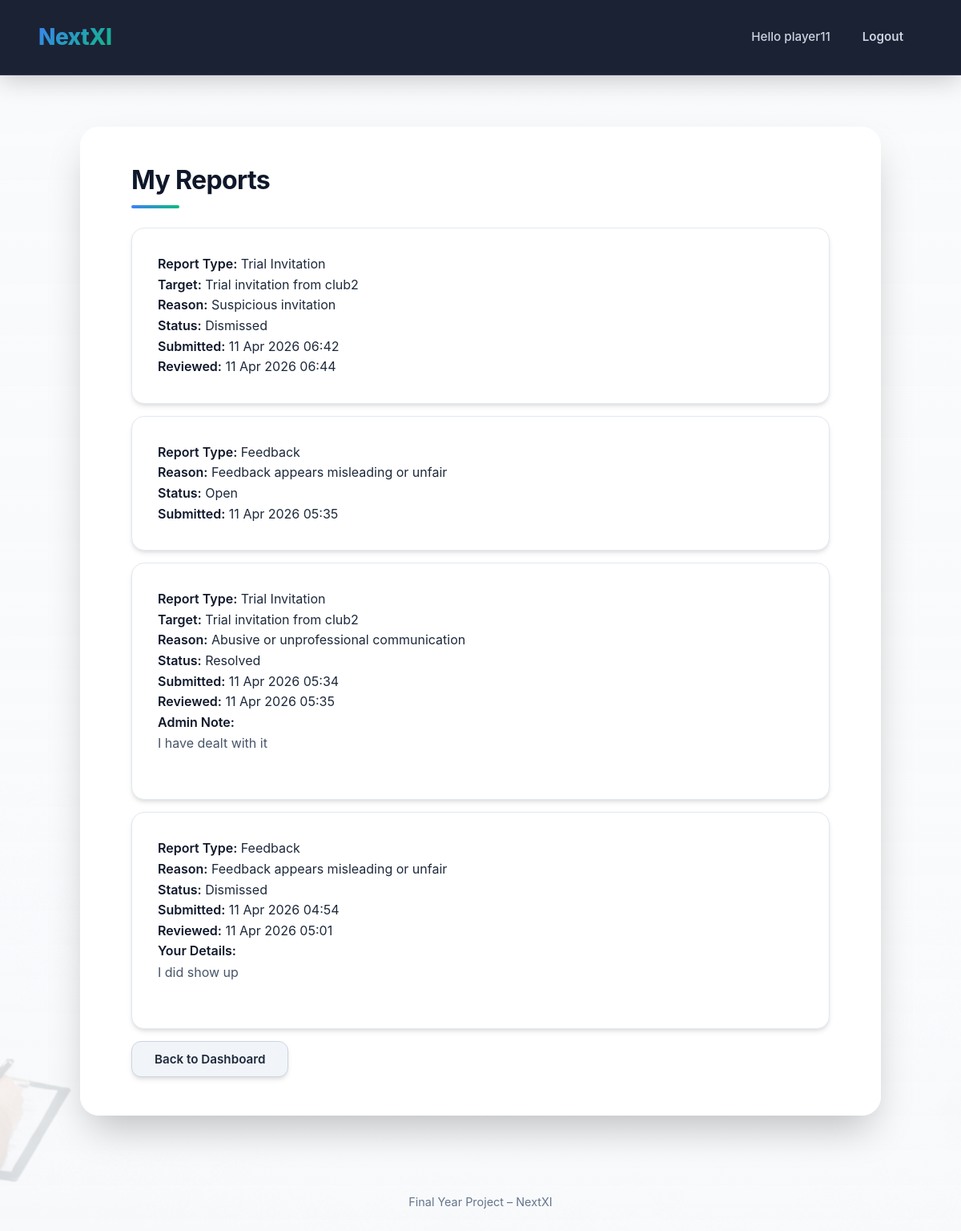
The app's page /my-reports/ (signed in) with its own data.
### core/models.py (models this page shows, shortened)
class Report(models.Model):
    REPORT_TYPE_CHOICES = [
        ("trial_invitation", "Trial Invitation"),
        ("feedback", "Feedback"),
        ("player_profile", "Player Profile"),
    ]
    STATUS_CHOICES = [
        ("open", "Open"),
        ("resolved", "Resolved"),
        ("dismissed", "Dismissed"),
    ]
    REASON_CHOICES = [
        ("suspicious_invitation", "Suspicious invitation"),
        ("inappropriate_trial_details", "Inappropriate trial details"),
        ("suspected_fake_club", "Suspected fake club"),
        ("abusive_communication", "Abusive or unprofessional communication"),
        ("unfair_feedback", "Feedback appears misleading or unfair"),
        ("inappropriate_language", "Inappropriate language"),
        ("suspected_fake_profile", "Suspected fake profile"),
        ("misleading_profile", "Misleading player information"),
        ("inappropriate_profile_content", "Inappropriate profile content"),
        ("abusive_behaviour", "Abusive behaviour"),
        ("other", "Other"),
    ]
    reporter = models.ForeignKey(
        User,
        on_delete=models.CASCADE,
        related_name="submitted_reports"
    )
    resolver = models.ForeignKey(
        User,
        on_delete=models.SET_NULL,
        null=True,
        blank=True,
        related_name="resolved_reports"
    )
    report_type = models.CharField(max_length=30, choices=REPORT_TYPE_CHOICES)
    reason = models.CharField(max_length=40, choices=REASON_CHOICES)
    details = models.TextField(blank=True)
    trial_request = models.ForeignKey(
        TrialRequest,
        on_delete=models.SET_NULL,
        null=True,
        blank=True,
        related_name="reports"
    )
    feedback = models.ForeignKey(
        TrialFeedback,
        on_delete=models.SET_NULL,
        null=True,
        blank=True,
        related_name="reports"
    )
    reported_player = models.ForeignKey(
        Player,
        on_delete=models.SET_NULL,
        null=True,
        blank=True,
        related_name="reports_against"
    )
    status = models.CharField(max_length=20, choices=STATUS_CHOICES, default="open")
    admin_notes = models.TextField(blank=True)
    created_at = models.DateTimeField(auto_now_add=True)
    resolved_at = models.DateTimeField(null=True, blank=True)

class TrialRequest(models.Model):
    STATUS_CHOICES = [
        ("pending", "Pending"),
        ("accepted", "Accepted"),
        ("declined", "Declined"),
        ("completed", "Completed"),
    ]
    OUTCOME_CHOICES = [
        ("", "Not recorded"),
        ("offered", "Offered a place"),
        ("not_offered", "Not offered a place"),
        ("no_show", "Did not attend"),
    ]
    club = models.ForeignKey("Club", on_delete=models.CASCADE, related_name="trial_requests_sent")
    player = models.ForeignKey("Player", on_delete=models.CASCADE, related_name="trial_requests_received")
    trial_datetime = models.DateTimeField()
    location = models.CharField(max_length=255)
    notes = models.TextField(blank=True)
    status = models.CharField(max_length=20, choices=STATUS_CHOICES, default="pending")
    created_at = models.DateTimeField(auto_now_add=True)
    responded_at = models.DateTimeField(null=True, blank=True)
    attendance = models.BooleanField(null=True, blank=True)
    outcome = models.CharField(max_length=20, choices=OUTCOME_CHOICES, blank=True, default="")

class Club(models.Model):
    CLUB_DIVISIONS = [
        ("sunday_league", "Sunday League"),
        ("amateur", "Amateur"),
        ("semi_pro", "Semi-Professional"),
        ("academy", "Academy"),
        ("grassroots", "Grassroots"),
    ]
    CONTACT_PREFERENCES = [
        ("email", "Email"),
        ("phone", "Phone"),
    ]
    user = models.OneToOneField(User, on_delete=models.CASCADE)
    name = models.CharField(max_length=100)
    division = models.CharField(max_length=30, choices=CLUB_DIVISIONS)
    home_ground = models.CharField(max_length=100)
    contact_email = models.EmailField(blank=True)
    contact_phone = models.CharField(max_length=20, blank=True)
    contact_pref = models.CharField(max_length=20, choices=CONTACT_PREFERENCES)
    last_search_config = models.JSONField(null=True, blank=True)
    last_search_at = models.DateTimeField(null=True, blank=True)

### core/views.py (the view)
# urls.py: path("my-reports/", views.my_reports, name="my_reports"),
@login_required
def my_reports(request):
    reports = Report.objects.filter(
        reporter=request.user
    ).select_related(
        "trial_request__club",
        "feedback__trial__club",
        "reported_player__user",
        "resolver"
    ).order_by("-created_at")
    return render(request, "core/my_reports.html", {
        "reports": reports
    })

### core/templates/core/my_reports.html
{% extends "core/base.html" %}
{% load tz %}
{% block content %}
<h2>My Reports</h2>
{% if reports %}
    {% for report in reports %}
        <div class="card" style="margin-bottom: 15px;">
            <strong>Report Type:</strong> {{ report.get_report_type_display }}<br>
            {% if report.trial_request %}
                <strong>Target:</strong> Trial invitation from {{ report.trial_request.club.name }}<br>
            {% elif report.feedback %}
                <strong>Target:</strong> Feedback from {{ report.feedback.trial.club.name }}<br>
            {% elif report.reported_player %}
                <strong>Target:</strong> Player profile: {{ report.reported_player.user.username }}<br>
            {% endif %}
            <strong>Reason:</strong> {{ report.get_reason_display }}<br>
            <strong>Status:</strong> {{ report.get_status_display }}<br>
            <strong>Submitted:</strong> {{ report.created_at|localtime|date:"d M Y H:i" }}<br>
            {% if report.resolved_at %}
                <strong>Reviewed:</strong> {{ report.resolved_at|localtime|date:"d M Y H:i" }}<br>
            {% endif %}
            {% if report.details %}
                <strong>Your Details:</strong>
                <p>{{ report.details }}</p>
            {% endif %}
            {% if report.admin_notes %}
                <strong>Admin Note:</strong>
                <p>{{ report.admin_notes }}</p>
            {% endif %}
        </div>
    {% endfor %}
{% else %}
    <p>You have not submitted any reports yet.</p>
{% endif %}
<a href="{% url 'dashboard' %}" class="btn btn-gray">Back to Dashboard</a>
{% endblock %}

### core/templates/core/base.html (shortened to what this page needs)
{% load static %}
<!DOCTYPE html>
<html lang="en">
<head>
    <link rel="stylesheet" href="{% static 'core/style.css' %}">
</head>
<body>
    <div class="navbar">
        <div class="nav-left">
            {% if user.is_authenticated %}
                {% if user.player %}
                    <a href="{% url 'player_dashboard' %}" class="brand">NextXI</a>
                {% elif user.club %}
                    <a href="{% url 'club_dashboard' %}" class="brand">NextXI</a>
                {% else %}
                    <a href="{% url 'home' %}" class="brand">NextXI</a>
                {% endif %}
            {% else %}
                <a href="{% url 'home' %}" class="brand">NextXI</a>
            {% endif %}
        </div>
        <div class="nav-right">
            {% if user.is_authenticated %}
                <span class="welcome">Hello {{ user.username }}</span>
                <a href="{% url 'logout' %}" class="nav-link">Logout</a>
            {% else %}
                <a href="{% url 'login' %}" class="nav-link">Login</a>
                <a href="{% url 'register' %}" class="nav-link btn-primary">Register</a>
            {% endif %}
        </div>
    </div>
    <div class="container">
        {% block content %}{% endblock %}
    </div>
    <div class="footer">
        Final Year Project – NextXI
    </div>
</body>
</html>

### records on screen
Report: report_type "Trial Invitation", trial_request.club.name "club2", reason "Suspicious invitation", status "Dismissed", created_at "11 Apr 2026 06:42", resolved_at "11 Apr 2026 06:44"
Report: report_type "Feedback", reason "Feedback appears misleading or unfair", status "Open", created_at "11 Apr 2026 05:35"
Report: report_type "Trial Invitation", trial_request.club.name "club2", reason "Abusive or unprofessional communication", status "Resolved", created_at "11 Apr 2026 05:34", resolved_at "11 Apr 2026 05:35", admin_notes "I have dealt with it"
Report: report_type "Feedback", reason "Feedback appears misleading or unfair", status "Dismissed", created_at "11 Apr 2026 04:54", resolved_at "11 Apr 2026 05:01", details "I did show up"

### other values on screen
{{ user.username }} "player11"
